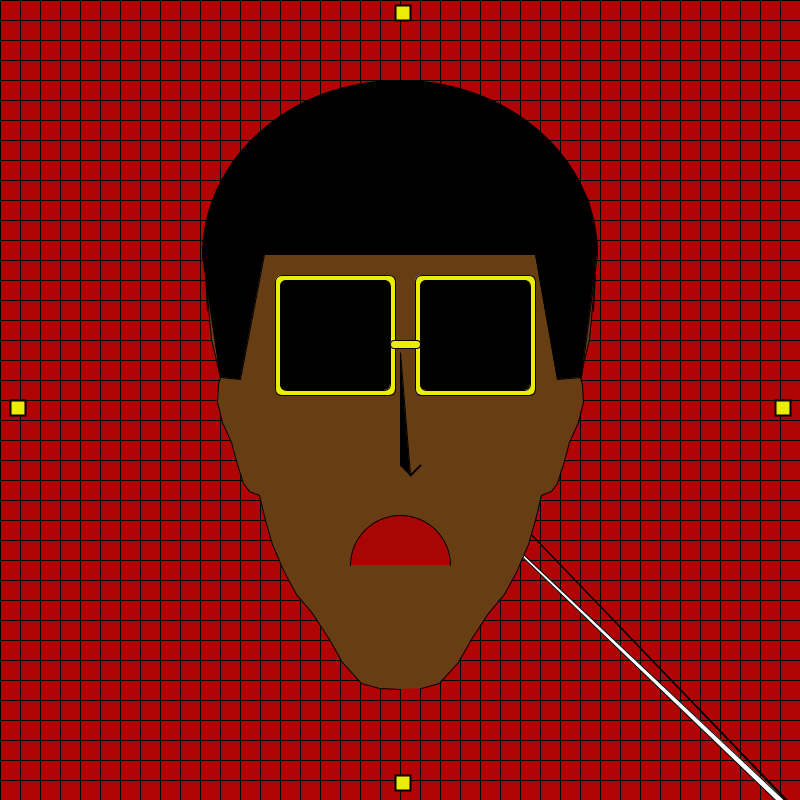
Frame 1 (no input)
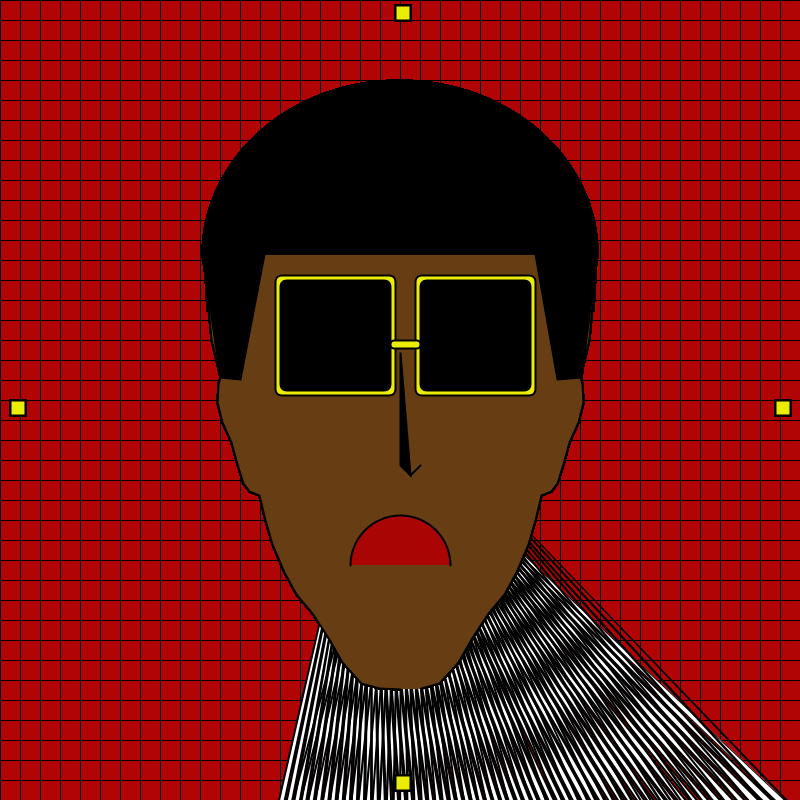
Frame 60 (the mouse pressed at the canvas centre just before this capture)
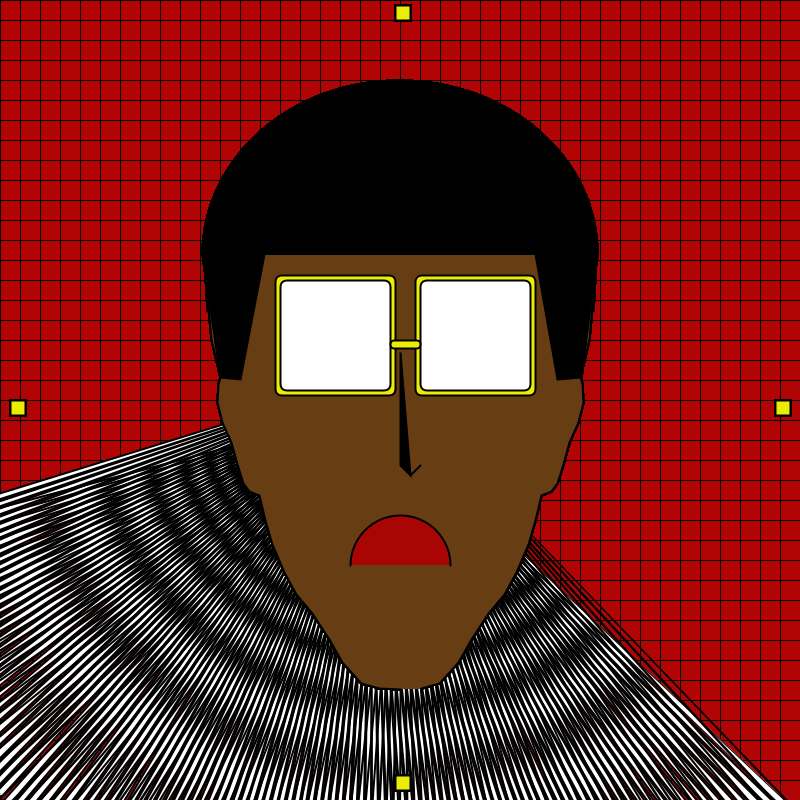
Frame 120 (the mouse held since frame 60 and released just before this capture)

The Processing sketch that drew these frames (run headless with seeded random() and noise(); from frame 60 on, the mouse is pressed at the canvas centre):

// Processing sketch: processing_86613
// ── processing_86613.pde

void setup () {

background (177, 5, 5); //175, 7, 13

int grid = 20;

size (800, 800);

for (int i = 0; i < width; i+=grid) {

  line (i, 0, i, height);

}

for (int i = 0; i < height; i+=grid) {

  line (0, i, width, i);

}







}

void draw() {

  fill(255);
pushMatrix();
 translate(400,400);
 rotate(radians(frameCount));

  beginShape();
  vertex( 400, 400 );
  vertex(399, 404);
  vertex( 395, 395 );
  vertex( 28, 26 );
  vertex( 405, 405 );
  vertex( -64, -20 );
  vertex(400, 410);
  endShape(CLOSE);
popMatrix();

fill (103, 62, 20);

beginShape();

vertex (400, 689); // change all points to vertex when outline finished. add begin and end shape.

vertex (379, 688);

vertex (361, 683);

vertex (342, 662);

vertex (329, 639);

vertex (312, 613);

vertex (296, 594);

vertex (284, 572);

vertex (272, 544);

vertex (265, 520);

vertex (259, 495);

vertex (249, 491);

vertex (243, 483);

vertex (237, 464);

vertex (231, 442);

vertex (222, 422);

vertex (217, 402);

vertex (218, 384);

vertex (220, 377);

vertex (211, 339);

vertex (205, 274);

vertex (207, 311);

vertex(206, 236);

vertex(212, 200);

vertex(235, 165);

vertex(254, 141);

vertex(350, 99);//start of left side

vertex(300, 109);

vertex(400, 94); // middle top.

vertex (450, 99);//start of right side

vertex (500, 109);

vertex (546, 141);

vertex (565, 165);

vertex (588, 200);

vertex (594, 236);

vertex (593, 311);

vertex (595, 274);

vertex (589, 339);

vertex (580, 377);

vertex (582, 384);

vertex (583, 402);

vertex (578, 422);

vertex (569, 442);

vertex (563, 464);

vertex (557, 483);

vertex (551, 491);

vertex (541, 495);

vertex (535, 520);

vertex (528, 544);

vertex (516, 572);

vertex (504, 594);

vertex (488, 613);

vertex (471, 639);

vertex (458, 662);

vertex (439, 683);

vertex (421, 688);

endShape();


fill(0);
quad(240, 379, 220, 377, 202, 254, 264, 254);


fill(0);
quad(557, 379, 581, 377, 597, 254, 535, 254);



fill(236, 237, 7);
rect(275, 275, 120, 120, 7);

fill(236, 237, 7);
rect(415, 275, 120, 120, 7);

if (mousePressed) {
fill(255); }
else {
fill(0); }
rect(280, 280, 110, 110, 7);


if (mousePressed) {
fill(255); }
else {
fill(0); }
rect(420, 280, 110, 110, 7);

fill(236, 237, 7);
rect(390, 340, 30, 8, 7);


fill(170, 5, 5);
arc(400, 565, 100, 100, PI, TWO_PI);

fill(0);
arc(400, 255, 395, 350, PI, TWO_PI);


triangle(400, 352, 410, 475, 400, 465);


strokeWeight(2);
fill(0);
line(410, 475, 420, 465);



fill(236, 237, 7);
rect(395, 5, 15, 15);

fill(236, 237, 7);
rect(395, 775, 15, 15);

fill(236, 237, 7);
rect(775, 400, 15, 15);

fill(236, 237, 7);
rect(10, 400, 15, 15);

}
